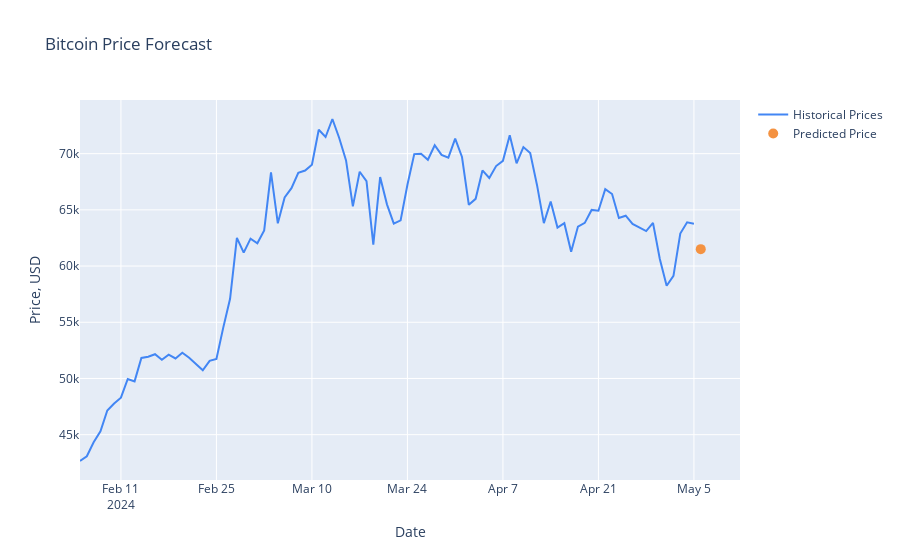

Source (notebook cell):
### Code cell
import plotly.graph_objs as go
import plotly.offline as py
from datetime import timedelta
# Prepare the plot
latest_date = df_new.index.max()
next_date = latest_date + timedelta(days=1)  # assuming daily data, next day prediction

# Historical data trace
trace1 = go.Scatter(
    x = df_new.index,
    y = df_new['Close'],
    mode = 'lines',
    name = 'Historical Prices',
    line = dict(color=('rgb(66, 134, 244)'), width=2)
)

# Predicted price trace
trace2 = go.Scatter(
    x = [next_date],
    y = [predicted_price_unscaled[0][0]],
    mode = 'markers',
    name = 'Predicted Price',
    marker = dict(color=('rgb(244, 146, 65)'), size=10)
)

data = [trace1, trace2]
layout = go.Layout(
    title = 'Bitcoin Price Forecast',
    xaxis = dict(title = 'Date'),
    yaxis = dict(title = 'Price, USD')
)
fig = go.Figure(data=data, layout=layout)

# Display the plot
py.iplot(fig, filename='bitcoin_price_forecast')
